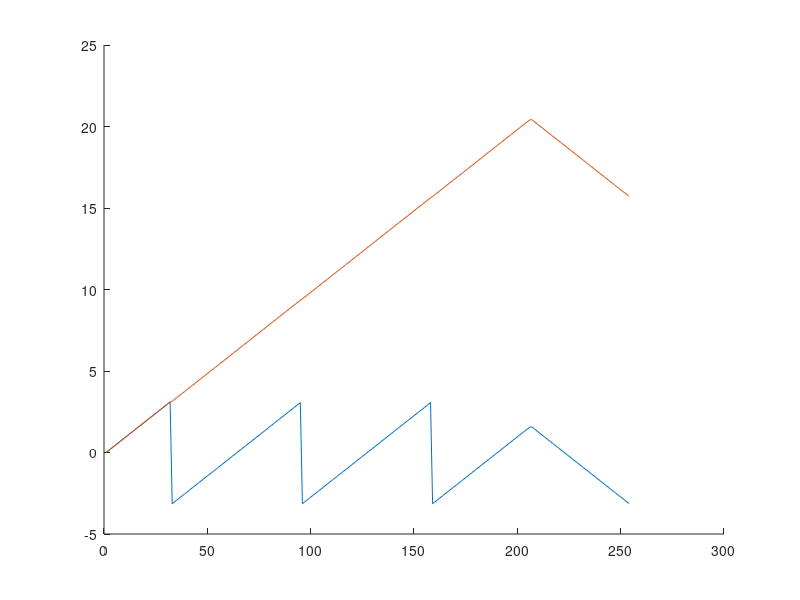

Write MATLAB code to recreate this figure.
clear; clc;

xi_wrap = [0:0.1:pi, -pi:0.1:pi, -pi:0.1:pi, -pi:0.1:pi/2, pi/2:-0.1:-pi];

xi_wrap_k_1 = xi_wrap(1);

xi_unwrap_k_1 = xi_wrap(1);

for k = 1:length(xi_wrap)
    
    delta = xi_wrap(k) - xi_wrap_k_1;
    if delta < -pi, delta = delta + 2*pi; end
    if delta > pi, delta = delta - 2*pi; end
    
    xi_unwrap_k = xi_unwrap_k_1 + delta;
    
    xi_unwrap(k) = xi_unwrap_k;
    xi_unwrap_k_1 = xi_unwrap_k;
    xi_wrap_k_1 = xi_wrap(k);
end

figure; hold on; plot(xi_wrap); plot(xi_unwrap)